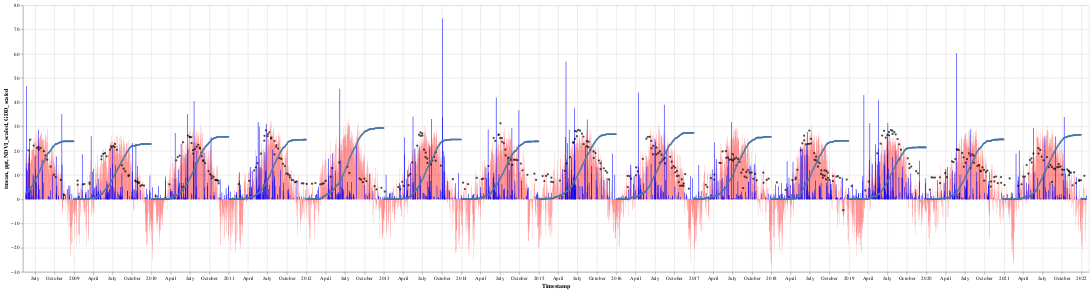

Write notebook code for a chart like this one.
### Code cell
# scale for better visualization 
time_period = slice(10000,15000)
df_vis['NDVI_scaled'] = df_vis['NDVI'] * 100
df_vis['GDD_scaled'] = df_vis['GDD']/100

# df_vis = df_vis.reset_index()
tmean = alt.Chart(df_vis.iloc[time_period]).mark_bar(color='red',size=.2).encode(
alt.X("Timestamp:T"), alt.Y("tmean:Q"),
    tooltip=[
        alt.Tooltip('DOY:O', title='DOY'),
        alt.Tooltip('tmean:Q', title='tmean')]
)

precip = alt.Chart(df_vis.iloc[time_period]).mark_bar(color='blue',size=1).encode(
    alt.X("Timestamp:T"), alt.Y("ppt:Q"),
    tooltip=[
        alt.Tooltip('DOY:O', title='DOY'),
        alt.Tooltip('ppt:Q', title='ppt')]
)

ndvi = alt.Chart(df_vis.iloc[time_period]).mark_point(color='black',size=5).encode(
    alt.X("Timestamp:T"), alt.Y("NDVI_scaled:Q"),
    tooltip=[
        alt.Tooltip('DOY:O', title='DOY'),
        alt.Tooltip('NDVI:Q', title='NDVI')]
)

GDD = alt.Chart(df_vis.iloc[time_period]).mark_point(size=1).encode(
alt.X("Timestamp:T"), alt.Y("GDD_scaled:Q"),
    tooltip=[
        alt.Tooltip('DOY:O', title='DOY'),
        alt.Tooltip('GDD:Q', title='GDD')]
)



(tmean + precip + ndvi + GDD).properties(width=2000, height=500)

### Figure 1 — Vega-Lite specification as saved in the notebook (floating-point values rounded to 4 significant figures; data arrays with more than 128 entries replaced by an {"elided": "..."} marker saying what was removed)
{"config": {"view": {"continuousWidth": 400, "continuousHeight": 300}}, "layer": [{"data": {"name": "data-445d0deb90a2db0a1fd475051ddbb5a1"}, "mark": {"type": "bar", "color": "red", "size": 0.2}, "encoding": {"tooltip": [{"field": "DOY", "title": "DOY", "type": "ordinal"}, {"field": "tmean", "title": "tmean", "type": "quantitative"}], "x": {"field": "Timestamp", "type": "temporal"}, "y": {"field": "tmean", "type": "quantitative"}}}, {"data": {"name": "data-445d0deb90a2db0a1fd475051ddbb5a1"}, "mark": {"type": "bar", "color": "blue", "size": 1}, "encoding": {"tooltip": [{"field": "DOY", "title": "DOY", "type": "ordinal"}, {"field": "ppt", "title": "ppt", "type": "quantitative"}], "x": {"field": "Timestamp", "type": "temporal"}, "y": {"field": "ppt", "type": "quantitative"}}}, {"data": {"name": "data-445d0deb90a2db0a1fd475051ddbb5a1"}, "mark": {"type": "point", "color": "black", "size": 5}, "encoding": {"tooltip": [{"field": "DOY", "title": "DOY", "type": "ordinal"}, {"field": "NDVI", "title": "NDVI", "type": "quantitative"}], "x": {"field": "Timestamp", "type": "temporal"}, "y": {"field": "NDVI_scaled", "type": "quantitative"}}}, {"data": {"name": "data-445d0deb90a2db0a1fd475051ddbb5a1"}, "mark": {"type": "point", "size": 1}, "encoding": {"tooltip": [{"field": "DOY", "title": "DOY", "type": "ordinal"}, {"field": "GDD", "title": "GDD", "type": "quantitative"}], "x": {"field": "Timestamp", "type": "temporal"}, "y": {"field": "GDD_scaled", "type": "quantitative"}}}], "height": 500, "width": 2000, "$schema": "https://vega.github.io/schema/vega-lite/v4.17.0.json", "datasets": {"data-445d0deb90a2db0a1fd475051ddbb5a1": {"elided": "5000 records"}}}
